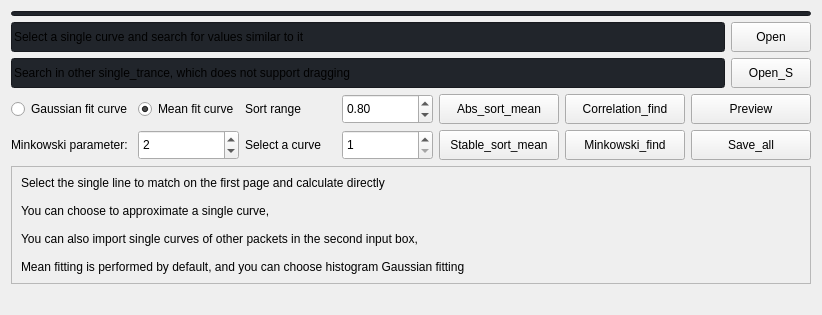
                     <widget class="QWidget" name="dl_page">
                      <layout class="QVBoxLayout" name="verticalLayout_16">
                       <item>
                        <widget class="QProgressBar" name="progressBar_4">
                         <property name="minimumSize">
                          <size>
                           <width>800</width>
                           <height>0</height>
                          </size>
                         </property>
                         <property name="maximumSize">
                          <size>
                           <width>16777215</width>
                           <height>5</height>
                          </size>
                         </property>
                         <property name="styleSheet">
                          <string notr="true">background-color: rgb(33, 37, 43);</string>
                         </property>
                         <property name="value">
                          <number>0</number>
                         </property>
                         <property name="textVisible">
                          <bool>false</bool>
                         </property>
                        </widget>
                       </item>
                       <item>
                        <layout class="QHBoxLayout" name="horizontalLayout_7">
                         <item>
                          <widget class="QLineEdit" name="lineEdit_4">
                           <property name="minimumSize">
                            <size>
                             <width>0</width>
                             <height>30</height>
                            </size>
                           </property>
                           <property name="styleSheet">
                            <string notr="true">background-color: rgb(33, 37, 43);</string>
                           </property>
                           <property name="text">
                            <string>Select a single curve and search for values similar to it</string>
                           </property>
                           <property name="placeholderText">
                            <string>Type here</string>
                           </property>
                          </widget>
                         </item>
                         <item>
                          <widget class="QPushButton" name="open_file_button_4">
                           <property name="minimumSize">
                            <size>
                             <width>80</width>
                             <height>30</height>
                            </size>
                           </property>
                           <property name="cursor">
                            <cursorShape>PointingHandCursor</cursorShape>
                           </property>
                           <property name="autoFillBackground">
                            <bool>false</bool>
                           </property>
                           <property name="text">
                            <string>Open</string>
                           </property>
                          </widget>
                         </item>
                        </layout>
                       </item>
                       <item>
                        <layout class="QHBoxLayout" name="horizontalLayout_8">
                         <item>
                          <widget class="QLineEdit" name="lineEdit_2">
                           <property name="minimumSize">
                            <size>
                             <width>0</width>
                             <height>30</height>
                            </size>
                           </property>
                           <property name="styleSheet">
                            <string notr="true">background-color: rgb(33, 37, 43);</string>
                           </property>
                           <property name="text">
                            <string>Search in other single_trance, which does not support dragging  </string>
                           </property>
                          </widget>
                         </item>
                         <item>
                          <widget class="QPushButton" name="open_file_Button_6">
                           <property name="minimumSize">
                            <size>
                             <width>80</width>
                             <height>30</height>
                            </size>
                           </property>
                           <property name="cursor">
                            <cursorShape>PointingHandCursor</cursorShape>
                           </property>
                           <property name="text">
                            <string>Open_S</string>
                           </property>
                          </widget>
                         </item>
                        </layout>
                       </item>
                       <item>
                        <layout class="QGridLayout" name="gridLayout">
                         <item row="3" column="8">
                          <widget class="QPushButton" name="single_find_pushButton">
                           <property name="minimumSize">
                            <size>
                             <width>120</width>
                             <height>30</height>
                            </size>
                           </property>
                           <property name="maximumSize">
                            <size>
                             <width>120</width>
                             <height>30</height>
                            </size>
                           </property>
                           <property name="cursor">
                            <cursorShape>PointingHandCursor</cursorShape>
                           </property>
                           <property name="text">
                            <string>Minkowski_find</string>
                           </property>
                          </widget>
                         </item>
                         <item row="0" column="8">
                          <widget class="QPushButton" name="Correlation_find_pushButton">
                           <property name="minimumSize">
                            <size>
                             <width>120</width>
                             <height>30</height>
                            </size>
                           </property>
                           <property name="maximumSize">
                            <size>
                             <width>120</width>
                             <height>30</height>
                            </size>
                           </property>
                           <property name="cursor">
                            <cursorShape>PointingHandCursor</cursorShape>
                           </property>
                           <property name="text">
                            <string>Correlation_find</string>
                           </property>
                          </widget>
                         </item>
                         <item row="3" column="4">
                          <widget class="QPushButton" name="Stable_sort_mean">
                           <property name="minimumSize">
                            <size>
                             <width>120</width>
                             <height>30</height>
                            </size>
                           </property>
                           <property name="cursor">
                            <cursorShape>PointingHandCursor</cursorShape>
                           </property>
                           <property name="text">
                            <string>Stable_sort_mean</string>
                           </property>
                          </widget>
                         </item>
                         <item row="3" column="0">
                          <widget class="QLabel" name="label_40">
                           <property name="minimumSize">
                            <size>
                             <width>80</width>
                             <height>30</height>
                            </size>
                           </property>
                           <property name="maximumSize">
                            <size>
                             <width>999</width>
                             <height>999</height>
                            </size>
                           </property>
                           <property name="text">
                            <string>Minkowski parameter:</string>
                           </property>
                          </widget>
                         </item>
                         <item row="3" column="1">
                          <widget class="QSpinBox" name="spinBox_6">
                           <property name="minimumSize">
                            <size>
                             <width>80</width>
                             <height>30</height>
                            </size>
                           </property>
                           <property name="maximumSize">
                            <size>
                             <width>999</width>
                             <height>999</height>
                            </size>
                           </property>
                           <property name="minimum">
                            <number>0</number>
                           </property>
                           <property name="maximum">
                            <number>999</number>
                           </property>
                           <property name="value">
                            <number>2</number>
                           </property>
                          </widget>
                         </item>
                         <item row="0" column="4">
                          <widget class="QPushButton" name="pushButton_5">
                           <property name="minimumSize">
                            <size>
                             <width>120</width>
                             <height>30</height>
                            </size>
                           </property>
                           <property name="cursor">
                            <cursorShape>PointingHandCursor</cursorShape>
                           </property>
                           <property name="text">
                            <string>Abs_sort_mean</string>
                           </property>
                          </widget>
                         </item>
                         <item row="3" column="9">
                          <widget class="QPushButton" name="pushButton_3">
                           <property name="minimumSize">
                            <size>
                             <width>120</width>
                             <height>30</height>
                            </size>
                           </property>
                           <property name="maximumSize">
                            <size>
                             <width>120</width>
                             <height>30</height>
                            </size>
                           </property>
                           <property name="cursor">
                            <cursorShape>PointingHandCursor</cursorShape>
                           </property>
                           <property name="text">
                            <string>Save_all</string>
                           </property>
                          </widget>
                         </item>
                         <item row="0" column="9">
                          <widget class="QPushButton" name="pushButton_2">
                           <property name="minimumSize">
                            <size>
                             <width>120</width>
                             <height>30</height>
                            </size>
                           </property>
                           <property name="maximumSize">
                            <size>
                             <width>120</width>
                             <height>30</height>
                            </size>
                           </property>
                           <property name="cursor">
                            <cursorShape>PointingHandCursor</cursorShape>
                           </property>
                           <property name="text">
                            <string>Preview</string>
                           </property>
                          </widget>
                         </item>
                         <item row="0" column="2">
                          <widget class="QLabel" name="label_11">
                           <property name="text">
                            <string>Sort range</string>
                           </property>
                          </widget>
                         </item>
                         <item row="3" column="2">
                          <widget class="QLabel" name="label_9">
                           <property name="minimumSize">
                            <size>
                             <width>80</width>
                             <height>30</height>
                            </size>
                           </property>
                           <property name="text">
                            <string>Select a curve</string>
                           </property>
                          </widget>
                         </item>
                         <item row="3" column="3">
                          <widget class="QSpinBox" name="spinBox">
                           <property name="minimumSize">
                            <size>
                             <width>80</width>
                             <height>30</height>
                            </size>
                           </property>
                           <property name="minimum">
                            <number>1</number>
                           </property>
                           <property name="maximum">
                            <number>999999</number>
                           </property>
                           <property name="value">
                            <number>1</number>
                           </property>
                          </widget>
                         </item>
                         <item row="0" column="3">
                          <widget class="QDoubleSpinBox" name="doubleSpinBox_3">
                           <property name="minimumSize">
                            <size>
                             <width>80</width>
                             <height>30</height>
                            </size>
                           </property>
                           <property name="maximum">
                            <double>1.000000000000000</double>
                           </property>
                           <property name="value">
                            <double>0.800000000000000</double>
                           </property>
                          </widget>
                         </item>
                         <item row="0" column="0">
                          <widget class="QRadioButton" name="radioButton">
                           <property name="text">
                            <string>Gaussian fit curve</string>
                           </property>
                          </widget>
                         </item>
                         <item row="0" column="1">
                          <widget class="QRadioButton" name="radioButton_2">
                           <property name="text">
                            <string>Mean fit curve</string>
                           </property>
                           <property name="checked">
                            <bool>true</bool>
                           </property>
                          </widget>
                         </item>
                        </layout>
                       </item>
                       <item>
                        <widget class="QScrollArea" name="scrollArea_7">
                         <property name="maximumSize">
                          <size>
                           <width>99999</width>
                           <height>99999</height>
                          </size>
                         </property>
                         <property name="widgetResizable">
                          <bool>true</bool>
                         </property>
                         <widget class="QWidget" name="scrollAreaWidgetContents_7">
                          <property name="geometry">
                           <rect>
                            <x>0</x>
                            <y>0</y>
                            <width>510</width>
                            <height>137</height>
                           </rect>
                          </property>
                          <layout class="QVBoxLayout" name="verticalLayout_17">
                           <item>
                            <widget class="QLabel" name="label_42">
                             <property name="text">
                              <string>Select the single line to match on the first page and calculate directly

You can choose to approximate a single curve,

You can also import single curves of other packets in the second input box,

Mean fitting is performed by default, and you can choose histogram Gaussian fitting</string>
                             </property>
                            </widget>
                           </item>
                          </layout>
                         </widget>
                        </widget>
                       </item>
                       <item>
                        <widget class="QLabel" name="label_23">
                         <property name="text">
                          <string/>
                         </property>
                        </widget>
                       </item>
                      </layout>
                     </widget>
